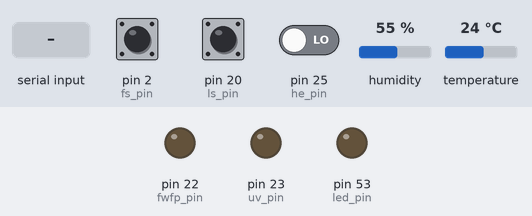
This sketch was run on a simulated Arduino Mega 2560, built with avr-gcc and run on an emulated ATmega2560. On the bench: output pins drawn as LEDs (lit = HIGH). The inputs (shaded band) are chosen by the test bench; at power-on: pin 2 (fs_pin) HIGH, pin 20 (ls_pin) HIGH, pin 25 (he_pin) LOW, humidity 55 %, temperature 24 °C. What the sketch prints to the serial monitor is not drawn.

Above: at 1.2 s.
1.3 s: "113#" received over the second serial link
At 2.0 s:
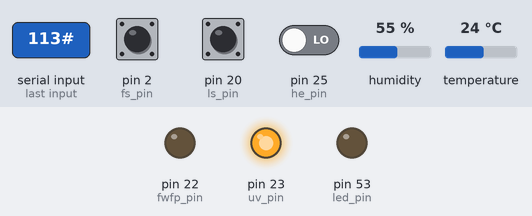
17.4 s: "114#" received over the second serial link
At 17.9 s:
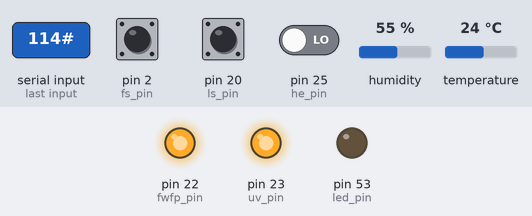
18.9 s: "112#" received over the second serial link
At 20.2 s:
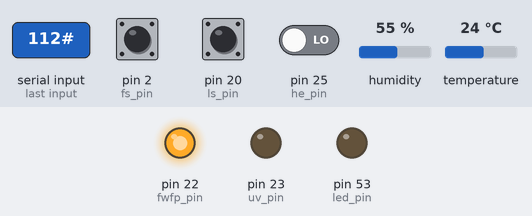
Timing chart, 0 to 21.4 s (numbered marks = the images above; inputs shaded):
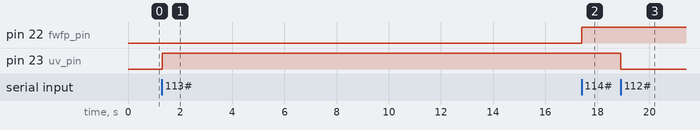

The sketch:

totalarduino.ino
```cpp
#include <dht.h> //Library needed for humidity and temperature sensors
#include <stdlib.h>
//defining device pins
#define bt_state 37
#define uv_pin 23
#define he_pin 25
#define dht_pin 4
#define fs_pin 2
#define sensor_interrupt 0
#define ls_pin 20
#define led_pin 53
#define fwfp_pin 22
#define bt Serial1                       //HC-05 bluetooth chip
#define esp_module Serial2               //ESP module
                                         //all the information relating to the flow sensors
float flow_rate_ml;                      //keeps track of flow rate
float flow_rate_liters;                  //keeps track of volume
unsigned long flow_total_ml;             //keeps track of the total amount of flow
unsigned long old_flow_time;             //keeps track of time passed for the flow function
volatile byte flow_sensor_pulse_count;   //keeps track of the pulses the flow sensor has sent
const float flow_sensor_tick_rate = 1;   //flow_sensor_tick_rate on the flow sensor 1 tick/ml
const long recieve_time_trigger = 300;   //triggers after 1000 ms to run code
const long package_time_trigger = 1500;  //triggers after 4000 ms to run code
unsigned long recieve_previous_time = 0; //keeps time before the recieve_bt_data code runs
unsigned long package_previous_time = 0; //keeps time before the package and send code runs
bool uv_state_tracker = true;            //bool used to track if the UV light is on or off
dht DHT;                                 //make a dht sensor object to read humidity and temperature
int bt_error(int);                       //error handler
int inboard_error(int);                  //error handler
int internet_error(int);                 //error handler
int get_flow_info();                     //get all the information regarding the flow sensor
int package_internet_bundle();           //builds the query string that will be elevated to the esp module
int ascend_internet_bundle();            //send the internet bundle to the esp module
int recieve_internet_data();             //read the bundle from the espmodule
int get_he_state();                      //get hall effect state and return
int get_ls_state();                      //get level switch state and return
void turn_off_UV();                      //turns off the uv light does not return a value because the call to the pin is void
void turn_on_UV();                       //turns on the uv light does not return a value because the call to the pin is void
int state_check(int);                    //state handler for recieved data
float get_humidity();                    //read humidity and return
float get_temperature();                 //read temperature and return
void turn_on_fwf_pump();                 //turns on the fresh water fill pump
void turn_off_fwf_pump();                //turns off the freshwater fill pump
char *convert_float_to_string(float);    //converts a float to a string
void flow_sensor_pulse_counter();        //used to count pulses, keeps ticks for calculating the flow sensor
char query_string[255];                  //string that holds the post data
String holder;                           //string the converts the char array to string and posts on the esp
char *format_array[5];                   //string array for formatting floats into strings for easy building
void setup()
{
  pinMode(bt_state, INPUT);
  pinMode(led_pin, OUTPUT);
  pinMode(ls_pin, INPUT_PULLUP);
  pinMode(he_pin, INPUT);
  pinMode(uv_pin, OUTPUT);
  pinMode(fs_pin, INPUT);
  pinMode(fwfp_pin, OUTPUT);
  Serial.begin(9600);
  bt.begin(9600);
  esp_module.begin(9600);
  flow_rate_ml = 0;
  flow_rate_liters = 0;
  flow_total_ml = 0;
  old_flow_time = 0;
  flow_sensor_pulse_count = 0;
  attachInterrupt(sensor_interrupt, flow_sensor_pulse_counter, FALLING); //interrupt when voltage falls, and run the function pulseCounter
}

void loop()
{
  int bt_packagecheck, bt_sendcheck, bt_readcheck;                   //checks that make sure functions run properly
  int internet_packagecheck, internet_sendcheck, internet_readcheck; //checks that make sure functions run properly
  unsigned long current_time = millis();
  //recieve data timer
  if (current_time - recieve_previous_time >= recieve_time_trigger) //timer loop will run when the trigger time is surpassed
  {
    internet_readcheck = recieve_internet_data();
    if (internet_readcheck < 0)
    {
      internet_error(internet_readcheck);
      inboard_error(internet_readcheck);
    }
    state_check(internet_readcheck);
    recieve_previous_time = current_time;
  }
  //package and send timer
  if (current_time - package_previous_time >= package_time_trigger) //timer loop will run when the trigger time is surpassed
  {
    internet_packagecheck = package_internet_bundle();
    if (internet_packagecheck < 0)
    {
      internet_error(internet_packagecheck);
      inboard_error(internet_packagecheck);
    }
    ascend_internet_bundle();
    package_previous_time = current_time;
  }

} //eof
void flow_sensor_pulse_counter() //counts up everytime the flow sensor ticks gets reset after get_flow_info() is called
{
  flow_sensor_pulse_count++;
}
char *convert_float_to_string(float n, int stringlength, int precision) //formatting for the sprintf function it doesn't take in floats so floats need to be converted to cstrings
{
  char buff[16];
  char *float_to_be_converted = buff;
  dtostrf(n, stringlength, precision, float_to_be_converted);
  return float_to_be_converted;
}
float get_humidity() //prints and returns the humidity from a DHT11 sensor
{
  DHT.read11(dht_pin);
  float humidity = DHT.humidity;
  Serial.print("HUM:");
  Serial.print(humidity);
  Serial.print("\n");
  return humidity;
}
float get_temperature() //prints and returns the temperature from a DHT11 sensor
{
  DHT.read11(dht_pin);
  float temperature = DHT.temperature;
  Serial.print("TEMP:");
  Serial.print(temperature);
  Serial.print("\n");
  return temperature;
}
int get_he_state() //prints and return the hall effect state
{
  int hestate = digitalRead(he_pin);
  Serial.print("HESTATE:");
  Serial.print(hestate);
  Serial.print("\n");
  return hestate;
}
void turn_off_UV() //turns off the UV light through the relay
{
  Serial.println("Turning off UV light");
  digitalWrite(uv_pin, HIGH);
  uv_state_tracker = false;
}
void turn_on_UV() //turns on the UV light through the relay
{
  Serial.println("Turning on UV light");
  digitalWrite(uv_pin, LOW);
  uv_state_tracker = true;
}
int get_uv_state() //software tracker to see if the UV light is on or off default starts on
{
  int uvstate = uv_state_tracker;
  Serial.print("UVSTATE:");
  Serial.print(uvstate);
  Serial.print("\n");
  return uvstate;
}
int get_ls_state() //level switch reading code
{
  int lsstate = digitalRead(ls_pin);
  Serial.print("LSSTATE:");
  Serial.print(lsstate);
  Serial.print("\n");
  return lsstate;
}
int get_flow_info() //flow sensor information
{
  if (flow_sensor_pulse_count == 0) //no need to
  {
    Serial.print("---No changes to the flow information---");
    Serial.print("Flow Rate:");
    Serial.print(flow_rate_ml);
    Serial.print("mL/min\n");
    Serial.print("Output Liquid Quantity: ");
    Serial.print(flow_total_ml);
    Serial.print("mL");
    Serial.print("\t"); // Print tab space
    long totallitres = flow_total_ml / 1000;
    Serial.print(totallitres);
    Serial.print("L");
    Serial.print("\n");
    flow_sensor_pulse_count = 0;
  }
  if (flow_sensor_pulse_count > 0 && (millis() - old_flow_time > 1000)) //more than one second has passed and a pulse has been recorded
  {
    detachInterrupt(sensor_interrupt); //make sure this function doesn't get preempted
    unsigned long time_passed = millis() - old_flow_time;
    unsigned long seconds_passed = time_passed / 1000;
    unsigned long raw_flow_ml = flow_sensor_pulse_count * flow_sensor_tick_rate; //get the total amount of liquid to pass through sensor its one ml/pulse in the lab
    flow_rate_ml = raw_flow_ml / seconds_passed;
    old_flow_time = millis();
    flow_rate_liters = flow_rate_ml * 1000;
    flow_total_ml += raw_flow_ml; //add it to the running total
    Serial.print("Flow Rate:");
    Serial.print(flow_rate_ml);
    Serial.print("mL/sec\n");
    Serial.print("Output Liquid Quantity: ");
    Serial.print(flow_total_ml);
    Serial.print("mL");
    Serial.print("\t"); // Print tab space
    long totallitres = flow_total_ml / 1000;
    Serial.print(totallitres);
    Serial.print("L");
    Serial.print("\n");
    flow_sensor_pulse_count = 0;
    attachInterrupt(sensor_interrupt, flow_sensor_pulse_counter, FALLING);
  }
  else
  {
    Serial.println("Flow sensor Error");
    inboard_error(-25);
    return -25;
  }
}
void turn_on_fwf_pump() //turns on water pump through the relay
{
  digitalWrite(fwfp_pin, HIGH);
}
void turn_off_fwf_pump() //turns off water pump through the relay
{
  digitalWrite(fwfp_pin, LOW);
}

int state_check(int data) //commmand executor checks to see if the commands have changed if so it issues out the command
{
  Serial.println("state check");
  Serial.println(data);
  switch (data)
  {
  case 112:
    turn_on_UV();
    return 20;
    break;
  case 113:
    turn_off_UV();
    return 21;
    break;
  case 114:
    turn_on_fwf_pump();
    return 22;
    break;
  case 115:
    turn_off_fwf_pump();
    return 22;
    break;
  default:
    return -20;
    break;
  }
}

int inboard_error(int code) //error handler
{
  char message[21];
  sprintf(message, "Error code %i#", code);
  if (bt.availableForWrite() > 0)
  {
    Serial.println(message);
    bt.println(message);
    return 0;
  }
  else
  {
    Serial.println("Error with the error handler sending over bluetooth");
    Serial.println(message);
    return -53;
  }
}
int package_internet_bundle() //data formatter calls all the sensor functions and outputs it into a proper string to be sent to ESP
{
  get_flow_info();
  format_array[0] = convert_float_to_string(get_temperature(), 5, 2);
  format_array[1] = convert_float_to_string(get_humidity(), 5, 2);
  format_array[2] = convert_float_to_string(flow_rate_ml, 5, 2);
  format_array[3] = convert_float_to_string(flow_total_ml, 5, 2);
  format_array[4] = convert_float_to_string(flow_rate_liters, 5, 2);
  int n = sprintf(query_string,
                  "!temperature=%s&humidity=%s&flow_frequency=%s&flow_total_ml=%s&flow_rate_ml=%s&hall_effect_state=%i&level_switch_state=%i&uv_state=%i\r\n",
                  format_array[0], format_array[1], format_array[2], format_array[3], format_array[4], get_he_state(), get_ls_state(), get_uv_state()); //note query string is prefaced with a ! while building
  Serial.println(query_string);
  if (n < 0)
  {
    return -14;
  }
  else
    return 0;
}

int ascend_internet_bundle() //puts the query string into the ESP module stream
{
  Serial.println("Sending String to esp module:");
  Serial.println(query_string);
  String holder(query_string);
  holder.replace(" ", "");
  holder.toLowerCase();
  Serial.println(holder);
  esp_module.println(holder);
  return 2;
}
int internet_error(int code) //error handler
{
  char message[21];
  sprintf(message, "Error code with ESP module %i#", code);
  if (esp_module.availableForWrite())
  {
    esp_module.println(message);
    return 0;
  }
  else
  {
    Serial.println("Error with the error handler ascending data to esp module");
    return -54;
  }
}
int recieve_internet_data() //parse the serial communication with the esp module for the command int and response
{
  String ignore = Serial2.readStringUntil('#');
  int response = Serial2.parseInt();
  Serial.println("RESPONSE");
  Serial.println(response);
  Serial.println(ignore);
  return response;
}
```

Measured:
- after the input at 1.3 s, pin 23 (uv_pin): LOW → HIGH at once
- after the input at 17.4 s, pin 22 (fwfp_pin): LOW → HIGH at once
- after the input at 18.9 s, pin 23 (uv_pin): HIGH → LOW at once
